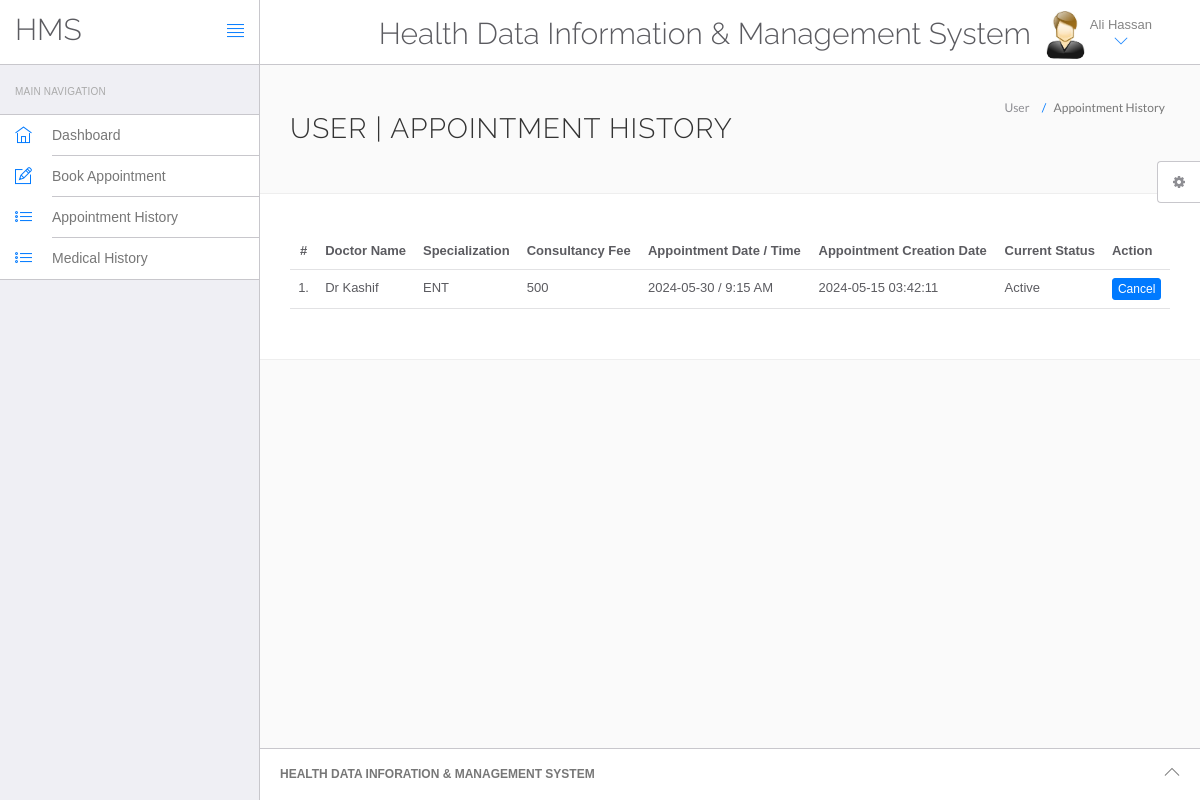
Screenshot of /hms/appointment-history.php (signed in) with the database file from the repository.
### tables this page shows
CREATE TABLE `users` (
  `id` int(11) NOT NULL,
  `fullName` varchar(255) DEFAULT NULL,
  `address` longtext DEFAULT NULL,
  `city` varchar(255) DEFAULT NULL,
  `gender` varchar(255) DEFAULT NULL,
  `email` varchar(255) DEFAULT NULL,
  `password` varchar(255) DEFAULT NULL,
  `regDate` timestamp NULL DEFAULT current_timestamp(),
  `updationDate` timestamp NULL DEFAULT NULL ON UPDATE current_timestamp()
);

CREATE TABLE `appointment` (
  `id` int(11) NOT NULL,
  `doctorSpecialization` varchar(255) DEFAULT NULL,
  `doctorId` int(11) DEFAULT NULL,
  `userId` int(11) DEFAULT NULL,
  `consultancyFees` int(11) DEFAULT NULL,
  `appointmentDate` varchar(255) DEFAULT NULL,
  `appointmentTime` varchar(255) DEFAULT NULL,
  `postingDate` timestamp NULL DEFAULT current_timestamp(),
  `userStatus` int(11) DEFAULT NULL,
  `doctorStatus` int(11) DEFAULT NULL,
  `updationDate` timestamp NULL DEFAULT NULL ON UPDATE current_timestamp()
);

CREATE TABLE `doctors` (
  `id` int(11) NOT NULL,
  `specilization` varchar(255) DEFAULT NULL,
  `doctorName` varchar(255) DEFAULT NULL,
  `address` longtext DEFAULT NULL,
  `docFees` varchar(255) DEFAULT NULL,
  `contactno` bigint(11) DEFAULT NULL,
  `docEmail` varchar(255) DEFAULT NULL,
  `password` varchar(255) DEFAULT NULL,
  `creationDate` timestamp NULL DEFAULT current_timestamp(),
  `updationDate` timestamp NULL DEFAULT NULL ON UPDATE current_timestamp()
);

### hms/appointment-history.php (the view, shortened to what this page needs)
<?php
include('include/config.php');
if(strlen($_SESSION['id']==0)) {
 header('location:logout.php');
  } else{
?>
<!DOCTYPE html>
<html lang="en">
	<head>
		<link rel="stylesheet" href="vendor/bootstrap/css/bootstrap.min.css">
		<link rel="stylesheet" href="vendor/fontawesome/css/font-awesome.min.css">
		<link rel="stylesheet" href="vendor/themify-icons/themify-icons.min.css">
		<link href="vendor/animate.css/animate.min.css" rel="stylesheet" media="screen">
		<link href="vendor/perfect-scrollbar/perfect-scrollbar.min.css" rel="stylesheet" media="screen">
		<link href="vendor/switchery/switchery.min.css" rel="stylesheet" media="screen">
		<link href="vendor/bootstrap-touchspin/jquery.bootstrap-touchspin.min.css" rel="stylesheet" media="screen">
		<link href="vendor/select2/select2.min.css" rel="stylesheet" media="screen">
		<link href="vendor/bootstrap-datepicker/bootstrap-datepicker3.standalone.min.css" rel="stylesheet" media="screen">
		<link href="vendor/bootstrap-timepicker/bootstrap-timepicker.min.css" rel="stylesheet" media="screen">
		<link rel="stylesheet" href="assets/css/styles.css">
		<link rel="stylesheet" href="assets/css/plugins.css">
		<link rel="stylesheet" href="assets/css/themes/theme-1.css" id="skin_color" />
	</head>
	<body>
		<div id="app">
<?php include('include/sidebar.php');?>
			<div class="app-content">
					<?php include('include/header.php');?>
				<div class="main-content" >
					<div class="wrap-content container" id="container">
						<section id="page-title">
							<div class="row">
								<div class="col-sm-8">
									<h1 class="mainTitle">User  | Appointment History</h1>
																	</div>
								<ol class="breadcrumb">
									<li>
										<span>User </span>
									</li>
									<li class="active">
										<span>Appointment History</span>
									</li>
								</ol>
							</div>
						</section>
						<div class="container-fluid container-fullw bg-white">
									<div class="row">
								<div class="col-md-12">
									<table class="table table-hover" id="sample-table-1">
										<thead>
											<tr>
												<th class="center">#</th>
												<th class="hidden-xs">Doctor Name</th>
												<th>Specialization</th>
												<th>Consultancy Fee</th>
												<th>Appointment Date / Time </th>
												<th>Appointment Creation Date  </th>
												<th>Current Status</th>
												<th>Action</th>
											</tr>
										</thead>
										<tbody>
<?php
$sql=mysqli_query($con,"select doctors.doctorName as docname,appointment.*  from appointment join doctors on doctors.id=appointment.doctorId where appointment.userId='".$_SESSION['id']."'");
$cnt=1;
while($row=mysqli_fetch_array($sql))
{
?>
											<tr>
												<td class="center"><?php echo $cnt;?>.</td>
												<td class="hidden-xs"><?php echo $row['docname'];?></td>
												<td><?php echo $row['doctorSpecialization'];?></td>
												<td><?php echo $row['consultancyFees'];?></td>
												<td><?php echo $row['appointmentDate'];?> / <?php echo
												 $row['appointmentTime'];?>
												</td>
												<td><?php echo $row['postingDate'];?></td>
												<td>
<?php
if($row['doctorStatus']==2) {
    echo "<span class='text-success'><b>Completed</b></span>";
}
else if(($row['userStatus']==1) && ($row['doctorStatus']==1)) {
    echo "Active";
}
?>
</td>
												<td >
												<div class="visible-md visible-lg hidden-sm hidden-xs">
							<?php
if(($row['userStatus']==1) && ($row['doctorStatus']==1)) { ?>
    <a href="appointment-history.php?id=<?php echo $row['id']?>&cancel=update"
       onClick="return confirm('Are you sure you want to cancel this appointment?')"
       class="btn btn-primary btn-xs" title="Cancel Appointment">
       Cancel
    </a>
<?php }
?>
												</div>
												</td>
											</tr>
											<?php
$cnt=$cnt+1;
											 }?>
										</tbody>
									</table>
								</div>
							</div>
								</div>
					</div>
				</div>
			</div>
	<?php include('include/footer.php');?>
	<?php include('include/setting.php');?>
		</div>
	</body>
</html>
<?php } ?>

### hms/include/header.php (shortened to what this page needs)
<header class="navbar navbar-default navbar-static-top">
					<div class="navbar-header">
						<a class="navbar-brand" href="#">
							<h2 style="padding-top:20% ">HMS</h2>
						</a>
						<a href="#" class="sidebar-toggler pull-right visible-md visible-lg" data-toggle-class="app-sidebar-closed" data-toggle-target="#app">
							<i class="ti-align-justify"></i>
						</a>
					</div>
					<div class="navbar-collapse collapse">
						<ul class="nav navbar-right">
								<li  style="padding-top:2% ">
								<h2>Health Data Information & Management System</h2>
							</li>
							<li class="dropdown current-user">
								<a href class="dropdown-toggle" data-toggle="dropdown">
									<img src="assets/images/images.jpg"> <span class="username">
									<?php $query=mysqli_query($con,"select fullName from users where id='".$_SESSION['id']."'");
while($row=mysqli_fetch_array($query))
{
	echo $row['fullName'];
}
									?> <i class="ti-angle-down"></i></i></span>
								</a>
							</li>
						</ul>
					</div>
				</header>

### hms/assets/css/themes/theme-1.css (style rules this page uses)
body { background: #FAFAFA; }
header .navbar-header { background: #ffffff !important; border-right-color: #c8c7cc !important; border-bottom-color: #c8c7cc !important; }
header .navbar-header .sidebar-toggler, header .navbar-header .sidebar-mobile-toggler { color: #007aff !important; }
header .navbar-header .navbar-brand { color: #777 !important; }
header .navbar-collapse { background: #ffffff !important; border-bottom-color: #c8c7cc !important; box-shadow: none !important; }
header .navbar-collapse .navbar-right > li > a { color: #777; }
header .navbar-collapse .navbar-right > li > a i { color: #007aff !important; }

### rows the page displays
users: fullName "Ali Hassan"
appointment: doctorId.doctorName "Dr Kashif", doctorSpecialization "ENT", consultancyFees "500", appointmentDate "2024-05-30", appointmentTime "9:15 AM", postingDate "2024-05-15 03:42:11", doctorStatus "Active"
